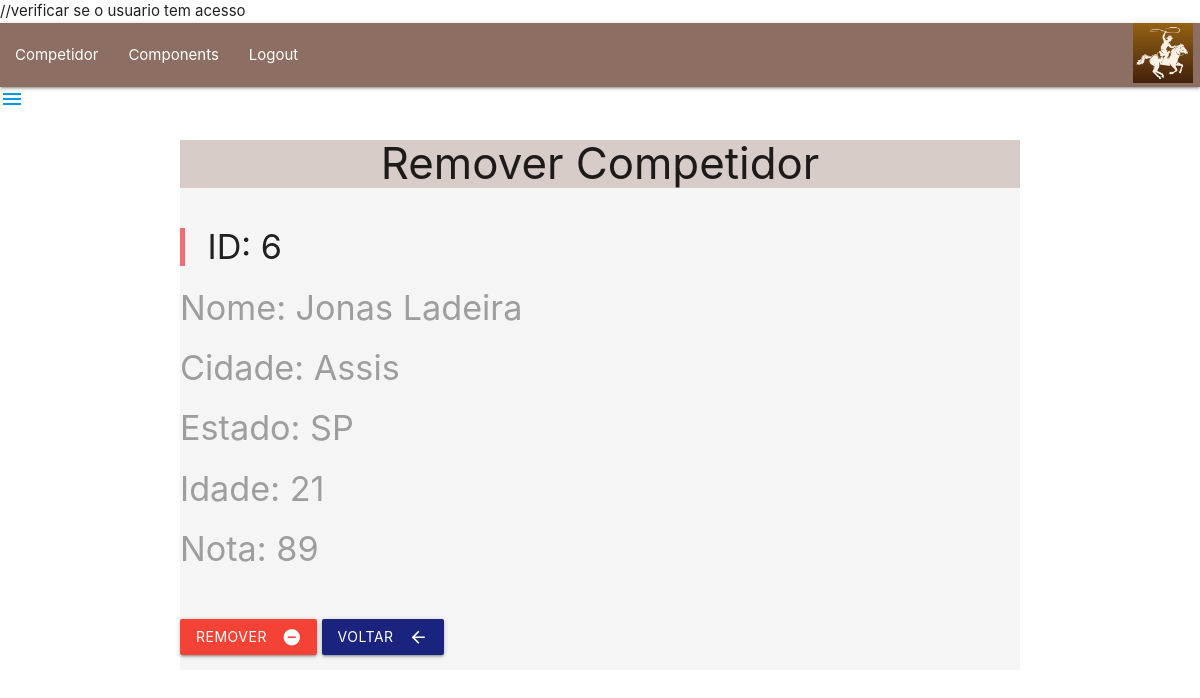
The app's page /frmRemCompetidor.php?id=6 (signed in) with its own data.
### tables this page shows
CREATE TABLE `competidor` (
  `id` int(11) NOT NULL,
  `nome` varchar(35) NOT NULL,
  `cidade` varchar(25) NOT NULL,
  `estado` varchar(2) NOT NULL,
  `idade` int(11) NOT NULL,
  `somanota` float NOT NULL
);

### frmRemCompetidor.php (the view, shortened to what this page needs)
<?php
    include 'menu.php';
    if (isset($_GET['id']))
       $id = $_GET['id'];
    else $id=0;
    $pdo = Conexao::conectar();
    $pdo->setAttribute(PDO::ATTR_ERRMODE, PDO::ERRMODE_EXCEPTION);
    $sql = "SELECT * FROM competidor WHERE id=?;";
    $query = $pdo->prepare($sql);
    $query->execute(array($id));
    $competidor = $query->fetch(PDO::FETCH_ASSOC);
?>
<!DOCTYPE html>
<html lang="pt-br">
  <head>
     <link rel="stylesheet" href="https://cdnjs.cloudflare.com/ajax/libs/materialize/1.0.0/css/materialize.min.css">
  </head>
  <body>
     <div class="container grey lighten-4 col s12">
        <div class="brown lighten-4 col s12">
            <h3 class="align center">Remover Competidor</h3>
        </div>
        <form action="remCompetidor.php" method="POST" id="frmRemCompetidor" class="col s12">
         <div class="row">
            <div class="col s10">
                <h4><blockquote>ID: <?php echo $id;?></blockquote></h4></label>
                <label for="lblNome"><h4> Nome: <?php echo $competidor['nome'];?> </h4></label>
                <label for="lblCidade"><h4> Cidade: <?php echo $competidor['cidade'];?> </h4></label>
                <label for="lblEstado"><h4> Estado: <?php echo $competidor['estado'];?> </h4></label>
                <label for="lblIdade"><h4> Idade: <?php echo $competidor['idade'];?> </h4></label>
                <label for="lblNota"><h4> Nota: <?php echo $competidor['somanota'];?> </h4></label>
            </div>
            <div class="input-field col s8">
                <br>
                <button class="btn waves-effect waves-light red" type="submit" name="btnRemover">Remover
                   <i class="material-icons right">remove_circle</i>
                </button>
                <button class="btn waves-effect waves-light indigo darken-4" type="button" name="btnVoltar"
                   onclick="JavaScript:location.href='listarCompetidores.php'" >Voltar
                   <i class="material-icons right">arrow_back</i>
                </button>
           </div>
         </div>
       </form>
     </div>
  </body>
</html>

### records on screen
competidor: nome "Jonas Ladeira", cidade "Assis", estado "SP", idade "21", somanota "89"

### other values on screen
$id "6"
